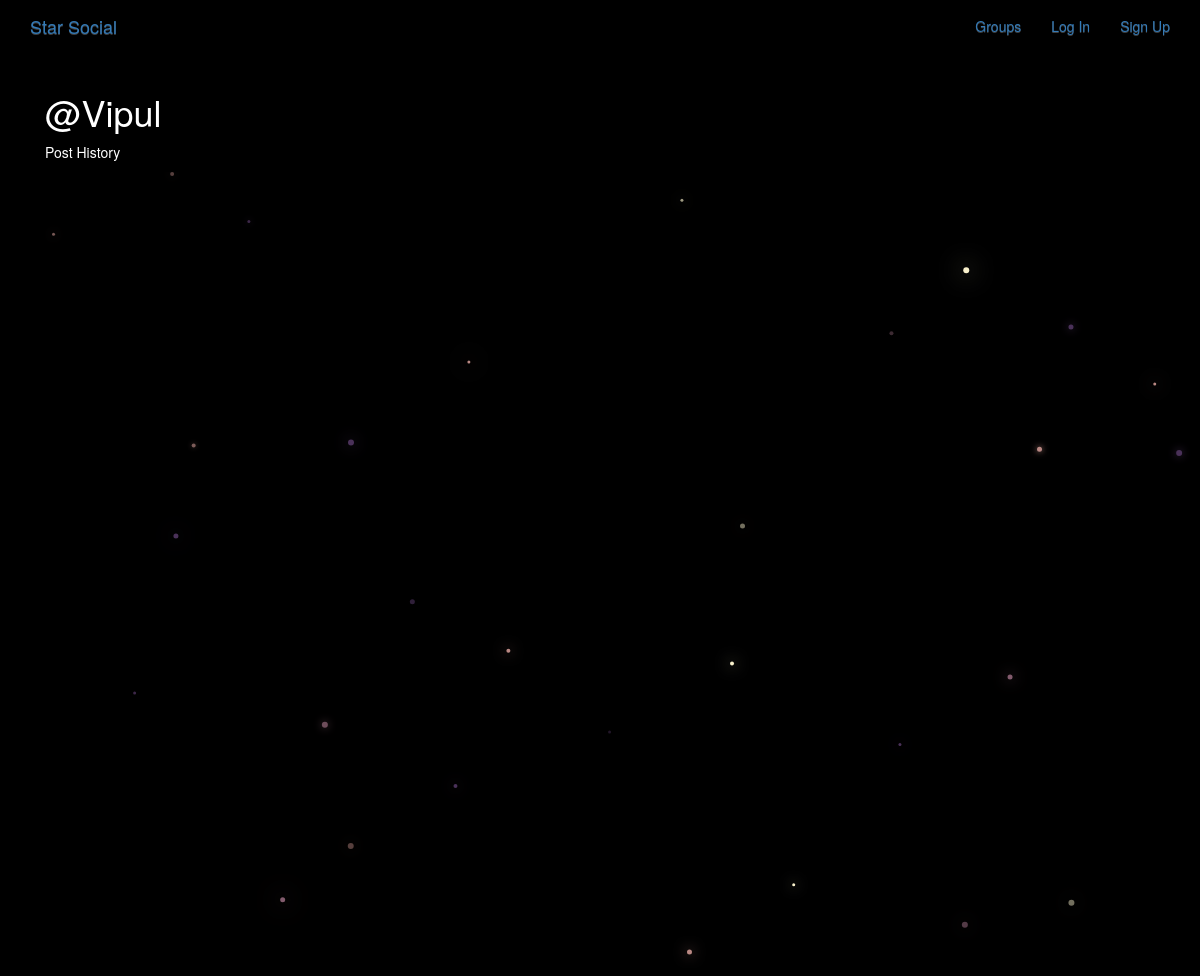
/posts/by/Vipul, run on an earlier commit of the app's database.
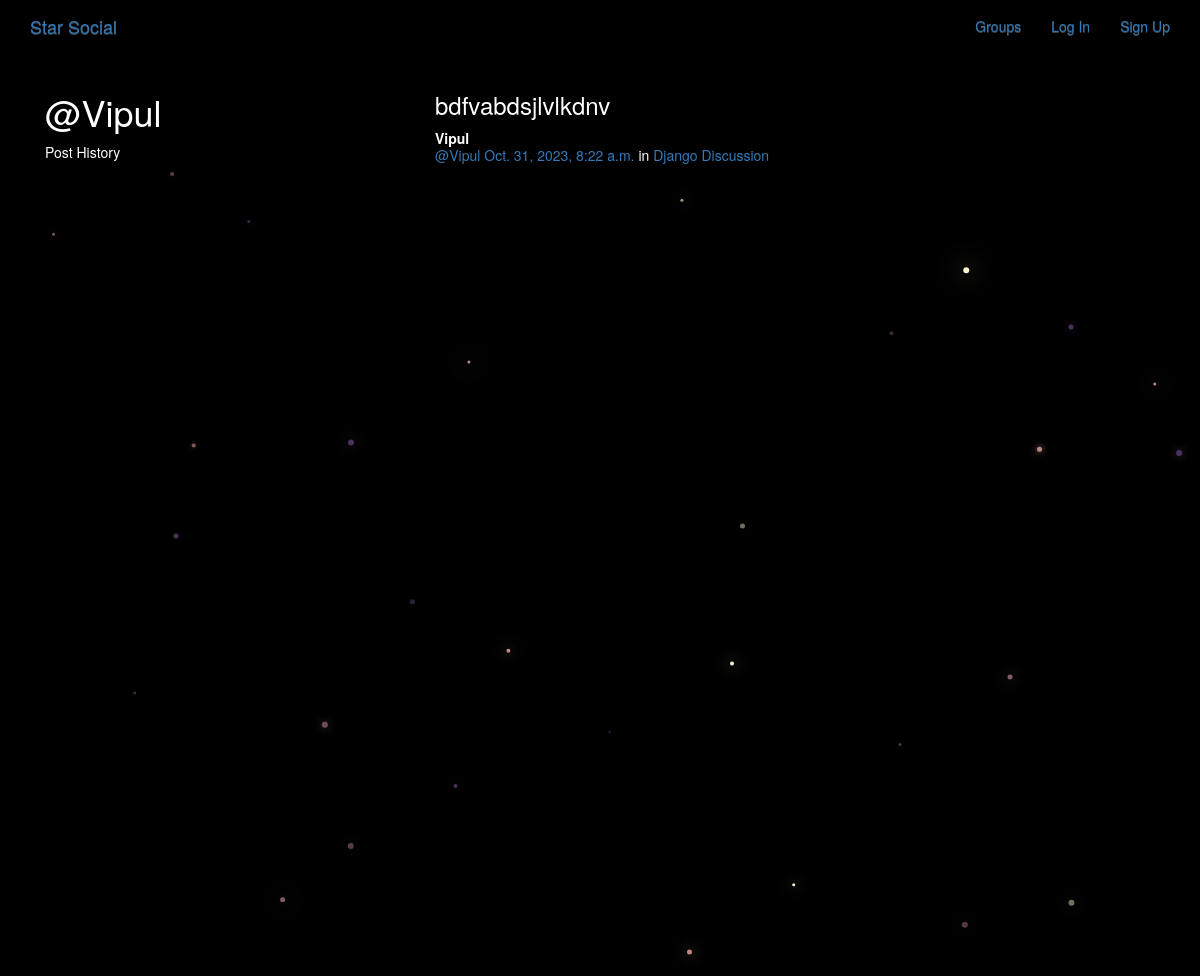
And on a later commit of the database.
### posts/models.py (models this page shows, shortened)
class Post(models.Model):
    user =models.ForeignKey(User,related_name="posts",on_delete=models.CASCADE)
    created_at = models.DateTimeField(auto_now= True)
    message =models.TextField()
    message_html = models.TextField(editable=False)
    group = models.ForeignKey(Group,related_name="posts",null=True,blank=True,on_delete=models.CASCADE)
    class Meta:
        ordering= ["-created_at"]
        unique_together = ["user","message"]

### groups/models.py (models this page shows, shortened)
class Group(models.Model):
    name = models.CharField(max_length=255,unique=True)
    slug = models.SlugField(allow_unicode=True,unique=True)
    discription = models.TextField(blank=True,default="")
    description_html=models.TextField(editable=False,default="",blank=True)
    members = models.ManyToManyField(User, through="GroupMember")
    class Meta:
        ordering=["name"]

### posts/views.py (the view)
# urls.py: path("by/<str:username>",views.UserPost.as_view(),name="for_user"),
class UserPost(generic.ListView):
    model = models.Post
    template_name = "posts/user_post_list.html"
    def get_queryset(self):
        try:
            self.post_user = User.objects.prefetch_related("posts").get(username__iexact=self.kwargs.get("username"))
        except User.DoesNotExist:
            raise Http404
        else:
            return self.post_user.posts.all()
    def get_context_data(self, **kwargs):
        context = super().get_context_data(**kwargs)
        context["post_user"] = self.post_user
        return context

### posts/templates/posts/user_post_list.html
{% extends "posts/post_base.html" %}
{% block prepost %}
    <div class="col-md-4">
        <h1>@{{ post_user.username }}</h1>
        <p>Post History</p>
    </div>
{% endblock  %}
{% block post_content %}
    <div class="col-md-8">
        {% for post in post_list %}
            {% include "posts/_post.html" %}
        {% endfor %}
    </div>
{% endblock  %}

### posts/templates/posts/_post.html (shortened to what this page needs)
<div class="post media">
    <h3>{{ post.message_html|safe }}</h3>
    <div class="media-body">
        <strong>{{ post.user.username }}</strong>
        <h5 class="media-heading" >
            <span class="username">
                <a href="{% url 'posts:for_user' username=post.user.username %}">@{{ post.user.username }}</a>
            </span>
            <time class="time">
            <a href="{% url 'posts:single' username=post.user.username pk=post.pk %}">{{ post.created_at }}</a>
            </time>
            {% if post.group %}
            <span class="group-name">in <a href="#">{{ post.group.name }}</a></span>
            {% endif %}
        </h5>
    </div>
</div>

What changed in the data, as far as the page shows it:
added Post: message_html "bdfvabdsjlvlkdnv", user.username "Vipul", created_at "Oct. 31, 2023, 8:22 a.m.", group.name "Django Discussion"
